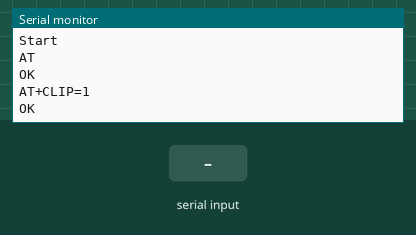
This sketch was run on a simulated Arduino Uno, built with avr-gcc and run on an emulated ATmega328P. On the bench: the last lines printed to the serial monitor. The test bench sets the inputs (shaded band). The modem accepts every AT command (registered, SIM ready, sends succeed) and sends nothing else.

Above: at 3.2 s.
3.3 s: "RING" received over the second serial link
At 5.1 s:
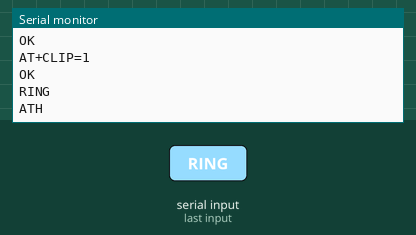
5.8 s: "1" received over the second serial link
At 7.2 s:
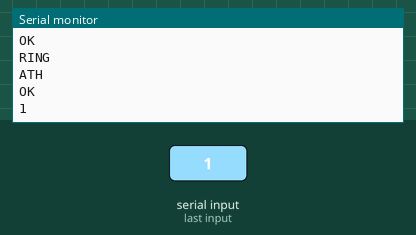

The sketch:

gsm.ino
```cpp
#include <SoftwareSerial.h>
SoftwareSerial SIM800(7, 6); //Rx   Tx

String foo="";
void setup() {
  Serial.begin(19200);
  SIM800.begin(19200);
  Serial.println("Start");

  sendATCommand("AT", true);
  foo = sendATCommand("AT+CLIP=1", true); // включаем АОН
}

String sendATCommand(String cmd, bool waiting)
{
  String bar = ""; //переменная для хранения результата
  Serial.println(cmd);
  SIM800.println(cmd);

  if(waiting)
  {
    bar = waitResponse();
    if(bar.startsWith(cmd))
    {
      bar = bar.substring(bar.indexOf("\\r", cmd.length()) + 2);
    }
    Serial.println(bar);
  }
  return bar;
}

//Функция ожидания ответа и возврата полученного результата
String waitResponse()
{
  String baz = "";
  long timeout = millis() + 10000;

  while (!SIM800.available() && millis() < timeout) {};
  if (SIM800.available())
  {
    baz = SIM800.readString();
  }
  else
  {
    Serial.println("Timeout...");
  }
  return baz;
}
void loop() {
  if (SIM800.available())
  {
    foo = waitResponse();
    //убираем лишнии пробелы в начале и конце
    foo.trim();
    Serial.println(foo);
    //список телефонов с которых звонить, можно указать через запятую несколько штук
    String phone = "+7**********";
    // проверка при входящем вызове
    if (foo.startsWith("RING"))
    {
      int phoneindex = foo.indexOf("+CLIP: \"");
      // хранение определенного номера
      String inPhone = "";
      // если информация есть, то получаем номер
      if (phoneindex >= 0)
      {
        phoneindex += 8;
        inPhone = foo.substring(phoneindex, foo.indexOf("\"", phoneindex));
        Serial.println("Number: " + inPhone);
      }
      // проверка на присутствие номера в списке
      if (inPhone.length() >= 7 && phone.indexOf(inPhone) >= 0)
      {
        sendATCommand("ATA", true);
      }
      else
      {
        sendATCommand("ATH", true);
      }
    }
  }
  // ожидание команды и отправка её модему
  if (Serial.available())
  {
    SIM800.write(Serial.read());
  };
}
```

Measured:
- after the input at 3.3 s, the serial monitor: prints a new line after 1.0 s (image 1)
- after the input at 5.8 s, the serial monitor: prints a new line after 1.0 s (image 2)
